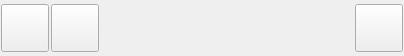
<?xml version="1.0" encoding="UTF-8"?>
<ui version="4.0">
 <class>UserListEntryWidgetUi</class>
 <widget class="QWidget" name="UserListEntryWidgetUi">
  <property name="geometry">
   <rect>
    <x>0</x>
    <y>0</y>
    <width>404</width>
    <height>56</height>
   </rect>
  </property>
  <property name="sizePolicy">
   <sizepolicy hsizetype="Preferred" vsizetype="Fixed">
    <horstretch>0</horstretch>
    <verstretch>0</verstretch>
   </sizepolicy>
  </property>
  <property name="minimumSize">
   <size>
    <width>0</width>
    <height>52</height>
   </size>
  </property>
  <property name="maximumSize">
   <size>
    <width>16777215</width>
    <height>56</height>
   </size>
  </property>
  <property name="font">
   <font>
    <pointsize>8</pointsize>
   </font>
  </property>
  <property name="windowTitle">
   <string>Form</string>
  </property>
  <property name="styleSheet">
   <string notr="true"/>
  </property>
  <layout class="QHBoxLayout" name="horizontalLayout">
   <property name="spacing">
    <number>2</number>
   </property>
   <property name="leftMargin">
    <number>1</number>
   </property>
   <property name="topMargin">
    <number>1</number>
   </property>
   <property name="rightMargin">
    <number>1</number>
   </property>
   <property name="bottomMargin">
    <number>1</number>
   </property>
   <item>
    <widget class="VxPushButton" name="m_AvatarButton">
     <property name="sizePolicy">
      <sizepolicy hsizetype="Fixed" vsizetype="Fixed">
       <horstretch>0</horstretch>
       <verstretch>0</verstretch>
      </sizepolicy>
     </property>
     <property name="minimumSize">
      <size>
       <width>48</width>
       <height>48</height>
      </size>
     </property>
     <property name="maximumSize">
      <size>
       <width>48</width>
       <height>48</height>
      </size>
     </property>
     <property name="text">
      <string notr="true"/>
     </property>
     <property name="iconSize">
      <size>
       <width>48</width>
       <height>48</height>
      </size>
     </property>
    </widget>
   </item>
   <item>
    <widget class="VxPushButton" name="m_FriendshipButton">
     <property name="sizePolicy">
      <sizepolicy hsizetype="Fixed" vsizetype="Fixed">
       <horstretch>0</horstretch>
       <verstretch>0</verstretch>
      </sizepolicy>
     </property>
     <property name="minimumSize">
      <size>
       <width>48</width>
       <height>48</height>
      </size>
     </property>
     <property name="maximumSize">
      <size>
       <width>48</width>
       <height>48</height>
      </size>
     </property>
     <property name="text">
      <string notr="true"/>
     </property>
     <property name="iconSize">
      <size>
       <width>48</width>
       <height>48</height>
      </size>
     </property>
    </widget>
   </item>
   <item>
    <layout class="QVBoxLayout" name="ButtonTextVerticalLayout">
     <property name="spacing">
      <number>0</number>
     </property>
     <property name="leftMargin">
      <number>2</number>
     </property>
     <property name="topMargin">
      <number>2</number>
     </property>
     <property name="bottomMargin">
      <number>2</number>
     </property>
     <item>
      <layout class="QHBoxLayout" name="TitleHorizontalLayout">
       <property name="spacing">
        <number>0</number>
       </property>
       <property name="leftMargin">
        <number>0</number>
       </property>
       <item>
        <widget class="QLabel" name="TitlePart1">
         <property name="font">
          <font>
           <weight>50</weight>
           <italic>false</italic>
           <bold>false</bold>
          </font>
         </property>
         <property name="text">
          <string/>
         </property>
        </widget>
       </item>
       <item>
        <widget class="QLabel" name="TitlePart2">
         <property name="text">
          <string/>
         </property>
        </widget>
       </item>
       <item>
        <spacer name="horizontalSpacer">
         <property name="orientation">
          <enum>Qt::Horizontal</enum>
         </property>
         <property name="sizeHint" stdset="0">
          <size>
           <width>40</width>
           <height>20</height>
          </size>
         </property>
        </spacer>
       </item>
      </layout>
     </item>
     <item>
      <layout class="QHBoxLayout" name="DescHorizontalLayout">
       <property name="spacing">
        <number>0</number>
       </property>
       <item>
        <widget class="QLabel" name="DescPart1">
         <property name="text">
          <string/>
         </property>
        </widget>
       </item>
       <item>
        <widget class="QLabel" name="DescPart2">
         <property name="text">
          <string/>
         </property>
        </widget>
       </item>
       <item>
        <spacer name="horizontalSpacer_2">
         <property name="orientation">
          <enum>Qt::Horizontal</enum>
         </property>
         <property name="sizeHint" stdset="0">
          <size>
           <width>40</width>
           <height>20</height>
          </size>
         </property>
        </spacer>
       </item>
      </layout>
     </item>
     <item>
      <widget class="QLabel" name="TodLabel">
       <property name="sizePolicy">
        <sizepolicy hsizetype="Preferred" vsizetype="Preferred">
         <horstretch>0</horstretch>
         <verstretch>0</verstretch>
        </sizepolicy>
       </property>
       <property name="font">
        <font>
         <weight>50</weight>
         <italic>false</italic>
         <bold>false</bold>
        </font>
       </property>
       <property name="frameShape">
        <enum>QFrame::NoFrame</enum>
       </property>
       <property name="lineWidth">
        <number>0</number>
       </property>
       <property name="text">
        <string/>
       </property>
      </widget>
     </item>
    </layout>
   </item>
   <item>
    <widget class="VxPushButton" name="m_MenuButton">
     <property name="sizePolicy">
      <sizepolicy hsizetype="Fixed" vsizetype="Fixed">
       <horstretch>0</horstretch>
       <verstretch>0</verstretch>
      </sizepolicy>
     </property>
     <property name="minimumSize">
      <size>
       <width>48</width>
       <height>48</height>
      </size>
     </property>
     <property name="maximumSize">
      <size>
       <width>48</width>
       <height>48</height>
      </size>
     </property>
     <property name="text">
      <string notr="true"/>
     </property>
     <property name="iconSize">
      <size>
       <width>48</width>
       <height>48</height>
      </size>
     </property>
    </widget>
   </item>
  </layout>
 </widget>
 <customwidgets>
  <customwidget>
   <class>VxPushButton</class>
   <extends>QPushButton</extends>
   <header>VxPushButton.h</header>
  </customwidget>
 </customwidgets>
 <resources/>
 <connections/>
</ui>
